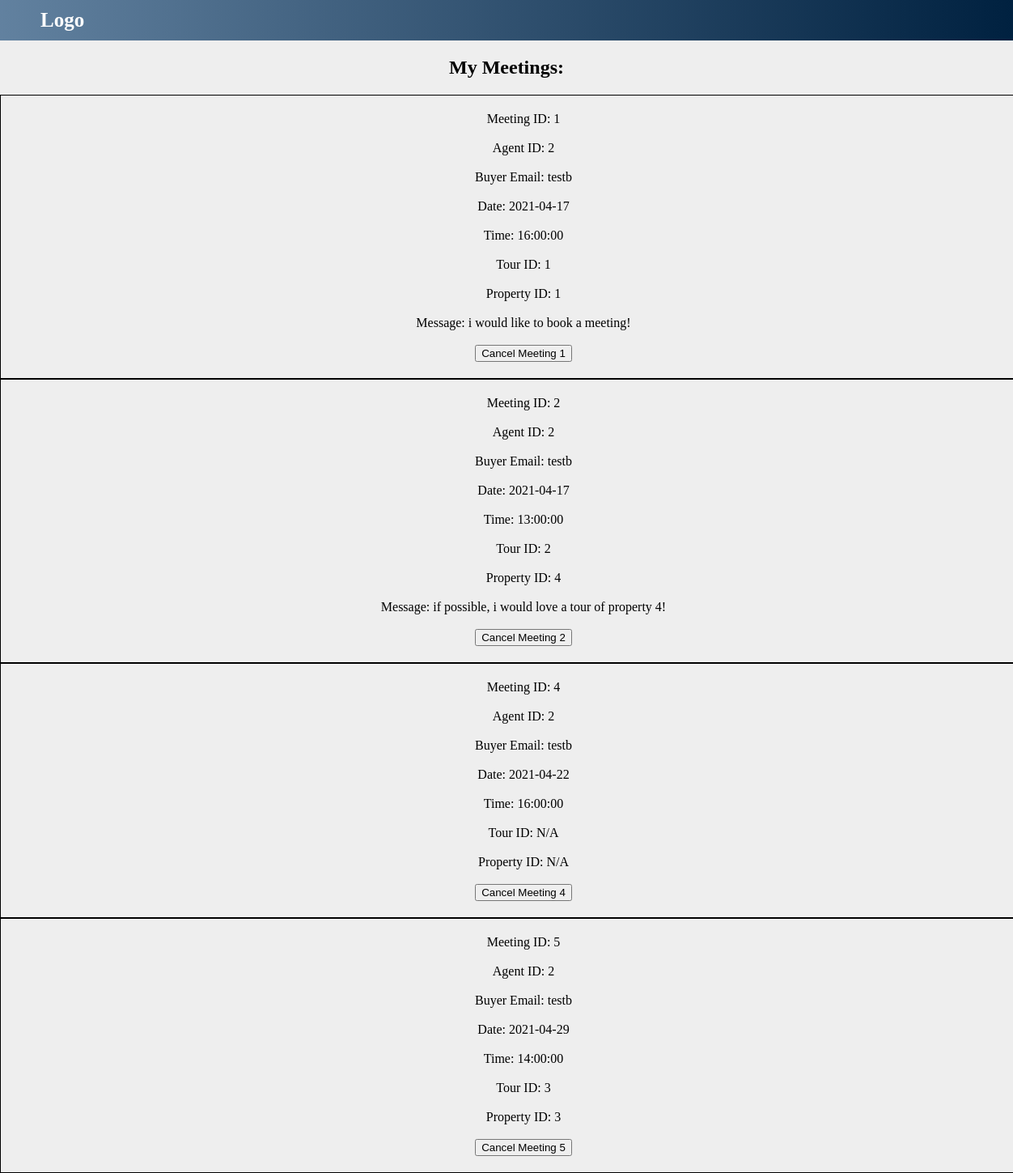
/real-estate-db/viewMeetings.php (signed in), run on the app's committed database.
### tables this page shows
CREATE TABLE `online_meeting` (
  `Meeting_ID` int(11) NOT NULL,
  `Agent_ID` int(11) NOT NULL,
  `Date` date NOT NULL,
  `Time` time NOT NULL,
  `B_Email` varchar(50) NOT NULL,
  `Message` varchar(250) DEFAULT NULL
);

CREATE TABLE `online_meeting_has_tour` (
  `Tour_ID` int(11) NOT NULL,
  `Meeting_ID` int(11) NOT NULL
);

CREATE TABLE `tour` (
  `Tour_ID` int(11) NOT NULL,
  `Property_ID` int(11) NOT NULL,
  `Agent_ID` int(11) NOT NULL
);

### real-estate-db/functions.php (called while the page is built, shortened)
<?php
function check_login($conn) {
    if (isset($_SESSION['Email'])) {
        $email = $_SESSION['Email'];
        $query = "select * from real_estate_agent where Email = '$email' limit 1";
        $result = mysqli_query($conn, $query);
        if($result && mysqli_num_rows($result) > 0) {
            $user_data = mysqli_fetch_assoc($result);
            return $user_data;
        }
    }
    die;
}
?>

### real-estate-db/viewMeetings.php (the view, shortened to what this page needs)
<?php
    include("connection.php");
    include("functions.php");
    $user_data = check_login($conn);
?>
<!DOCTYPE html>
<html>
<head>
	<link rel="stylesheet" type="text/css" href="style.css"/>
</head>
<body>
    <div class="grad">
		<h1 class="logo"> Logo </h1>
	</div>
    <div>
		<h2><center>My Meetings:</center></h2>
	</div>
    <form method="post" action="" >
<?php
    $email = $user_data['Email'];
    if ($_SESSION['Account_Type']=="buyer") {
        $query = "select * from online_meeting where B_Email = '$email'";
    } else if ($_SESSION['Account_Type']=="agent") {
        $query = "select Agent_ID from real_estate_agent where Email = '$email'";
        $result = mysqli_query($conn, $query);
        if ($result && mysqli_num_rows($result)>0) {
            $agent_data = mysqli_fetch_assoc($result);
            $agent_id = $agent_data['Agent_ID'];
            $query = "select * from online_meeting where Agent_ID = '$agent_id'";
        } else {
            echo "There was an error";
            die;
        }
    }
    $result = mysqli_query($conn, $query);
    if ($result) {
        if (mysqli_num_rows($result) > 0) {
            while($meet_data = mysqli_fetch_assoc($result)){
                $tour_id = $property_id = "N/A";
                $meet_id = $meet_data['Meeting_ID'];
                $query = "select Tour_ID from online_meeting_has_tour where Meeting_ID = '$meet_id' limit 1";
                $has_tour = mysqli_query($conn, $query);
                if ($has_tour && mysqli_num_rows($has_tour) > 0) {
			        $tour_data = mysqli_fetch_assoc($has_tour);
                    $tour_id = $tour_data['Tour_ID'];
                    $query = "select * from tour where Tour_ID = '$tour_id' limit 1";
                    $tour_data = mysqli_query($conn, $query);
                    if ($tour_data && mysqli_num_rows($tour_data) > 0) {
                        $tour_data = mysqli_fetch_assoc($tour_data);
                        $property_id = $tour_data['Property_ID'];
                    }
                }
                ?>
                <div class="meeting_div">
                    Meeting ID: <?php echo $meet_id;?></br></br>
                    Agent ID: <?php echo $meet_data['Agent_ID'];?></br></br>
                    Buyer Email: <?php echo $meet_data['B_Email'];?></br></br>
                    Date: <?php echo $meet_data['Date'];?></br></br>
                    Time: <?php echo $meet_data['Time'];?></br></br>
                    Tour ID: <?php echo $tour_id;?></br></br>
                    Property ID: <?php echo $property_id;?></br></br>
                    <?php if (!empty($meet_data['Message'])) {
                        echo "Message: " . $meet_data['Message'] . "</br></br>";
                    }?>
                    <input type="submit" name="cancel" value="<?php echo "Cancel Meeting " . $meet_id;?>">
                </div>
            <?php }
        } else {
            echo "You have no meetings.";
        }
    } else {
        echo "There was an error loading your meetings.";
    }
?>
</body>
</html>

### real-estate-db/style.css (style rules this page uses)
body { background: #eee; }

### real-estate-db/viewMeetings.php (style rules this page uses)
.grad { width: 100%; height: 50px; background-image: linear-gradient(to right, rgba(38,83,126,0.7), rgba(0,33,64,1)); }
body { margin: 0px; padding: 0px; }
.logo { color: #ffffff; font-size: 25px; text-align: left; margin-top: 0px; float: left; margin: 0px; line-height: 50px; padding-left: 50px; }
.meeting_div { float: left; width: 100%; border: 1px solid; padding: 20px 20px; text-align: center; }

### data on the page
online_meeting: Meeting_ID "1", Agent_ID "2", B_Email "testb", Date "2021-04-17", Time "16:00:00", online_meeting_has_tour.Tour_ID "1", tour.Property_ID "1", Message "i would like to book a meeting!", cancel "Cancel Meeting 1"
online_meeting: Meeting_ID "2", Agent_ID "2", B_Email "testb", Date "2021-04-17", Time "13:00:00", online_meeting_has_tour.Tour_ID "2", tour.Property_ID "4", Message "if possible, i would love a tour of property 4!", cancel "Cancel Meeting 2"
online_meeting: Meeting_ID "4", Agent_ID "2", B_Email "testb", Date "2021-04-22", Time "16:00:00", tour_id "N/A", property_id "N/A", cancel "Cancel Meeting 4"
online_meeting: Meeting_ID "5", Agent_ID "2", B_Email "testb", Date "2021-04-29", Time "14:00:00", online_meeting_has_tour.Tour_ID "3", tour.Property_ID "3", cancel "Cancel Meeting 5"
